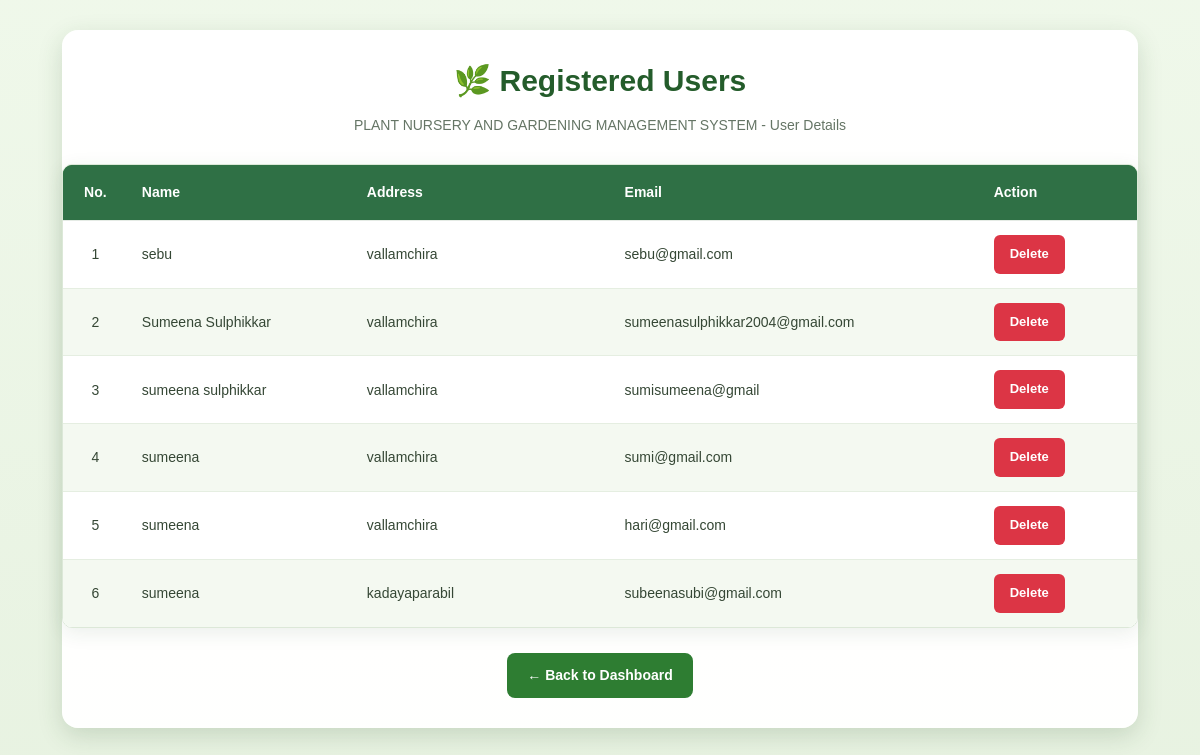
The page /usersview/ (signed in) on the database its author committed.
### plantnurseryapp/models.py (models this page shows, shortened)
class TBL_USER(models.Model):
    name = models.CharField(max_length=50, default='')
    email = models.CharField(max_length=50, default='')
    password = models.CharField(max_length=50, default='')
    user_role = models.CharField(max_length=50, default='')
    address = models.CharField(max_length=50, default='')
    image = models.ImageField(
        upload_to='profile/',
        null=True,
        blank=True
    )
    email_verified = models.BooleanField(default=False)

### plantnurseryapp/views.py (the view)
# urls.py: path('usersview/', views.usersview, name='usersview'),
def usersview(request):
    if request.session.get('role') != 'admin':
        return redirect('/')
    userdata = TBL_USER.objects.filter(user_role='user')
    return render(request, 'admin/usersview.html', {
        'userdata': userdata
    })

### plantnurseryapp/templates/admin/usersview.html (shortened to what this page needs)
<!DOCTYPE html>
<html lang="en">
<head>
    {% load static %}
    <link rel="stylesheet" href="{% static 'css/style.css' %}">
</head>
<body class="users-page">
    <div class="users-container">
        <div class="page-header">
            <h1>🌿 Registered Users</h1>
            <p>
                PLANT NURSERY AND GARDENING MANAGEMENT SYSTEM
                - User Details
            </p>
        </div>
        <div class="table-container">
            <table class="users-table">
                <thead>
                    <tr>
                        <th>No.</th>
                        <th>Name</th>
                        <th>Address</th>
                        <th>Email</th>
                        <th>Action</th>
                    </tr>
                </thead>
                <tbody>
                    {% for x in userdata %}
                    <tr>
                        <td>{{ forloop.counter }}</td>
                        <td>{{ x.name }}</td>
                        <td>{{ x.address }}</td>
                        <td>{{ x.email }}</td>
                        <td>
                            <form
                                method="POST"
                                action="{% url 'delete_user' %}"
                                onsubmit="return confirm('Are you sure you want to delete this user?');"
                            >
                                <button type="submit" class="delete-btn">
                                    Delete
                                </button>
                            </form>
                        </td>
                    </tr>
                    {% empty %}
                    <tr>
                        <td colspan="5">No users registered yet.</td>
                    </tr>
                    {% endfor %}
                </tbody>
            </table>
        </div>
        <div class="page-footer">
            <a href="/adminhome/" class="back-btn">
                ← Back to Dashboard
            </a>
        </div>
    </div>
</body>
</html>

### rows shown on the page
TBL_USER: name "sebu", address "vallamchira", email "sebu@gmail.com"
TBL_USER: name "Sumeena Sulphikkar", address "vallamchira", email "sumeenasulphikkar2004@gmail.com"
TBL_USER: name "sumeena sulphikkar", address "vallamchira", email "sumisumeena@gmail"
TBL_USER: name "sumeena", address "vallamchira", email "sumi@gmail.com"
TBL_USER: name "sumeena", address "vallamchira", email "hari@gmail.com"
TBL_USER: name "sumeena", address "kadayaparabil", email "subeenasubi@gmail.com"
